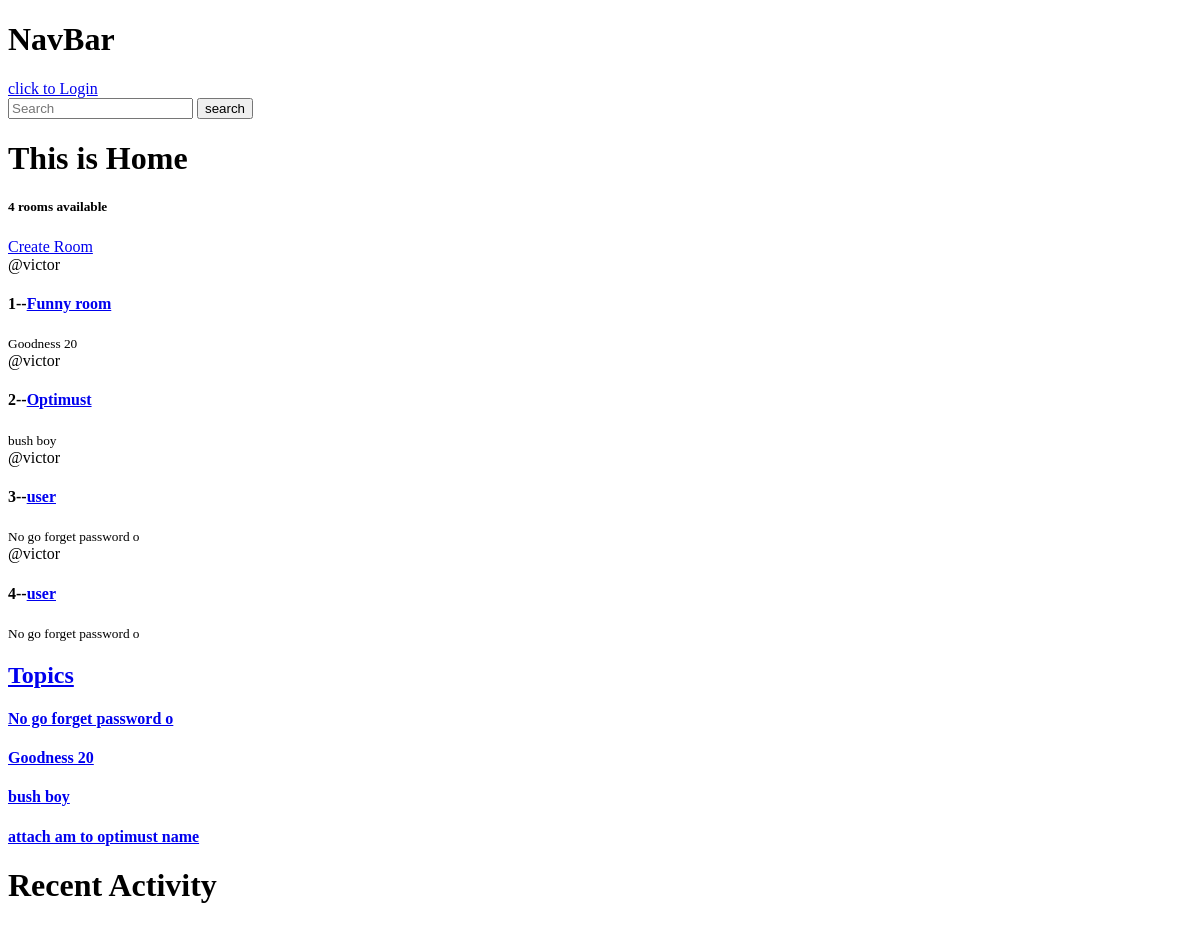
The app's page /, older data.
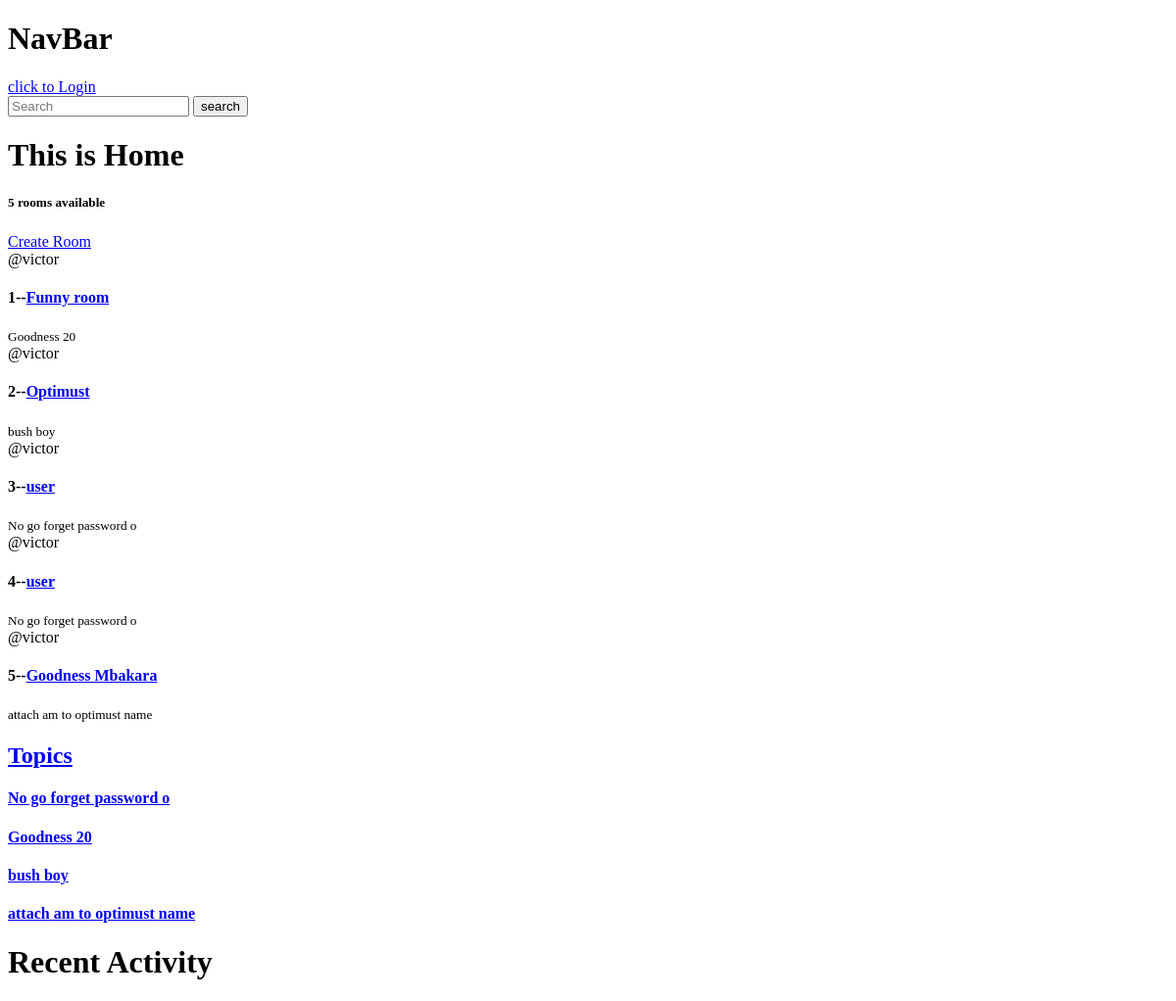
The same page, newer data.
### base/models.py (models this page shows, shortened)
class Room(models.Model):
    host = models.ForeignKey(User,on_delete=models.SET_NULL,null=True)
    topic = models.ForeignKey('Topic',on_delete=models.SET_NULL,null=True)
    name=models.CharField(max_length=20)
    description=models.TextField(null=True,blank=True)
    updatedtime=models.DateTimeField(auto_now=True)
    createdtime=models.DateTimeField(auto_now=True)

class Topic(models.Model):
    name=models.CharField(max_length=200)
    def __str__(self):
        return self.name

### base/views.py (the view)
# urls.py: 2. Add a URL to urlpatterns:  path('', views.home, name='home')
def home(request):
    q = request.GET.get("q") if request.GET.get("q") is not None else ''
    rooms = Room.objects.filter(Q(name__icontains=q) | Q(topic__name=q) | Q(host__username__icontains=q))
    topics = Topic.objects.all()
    room_count = rooms.count()
    context = {"room": rooms, "topic": topics, "count": room_count}
    return render(request, 'base/index.html', context)

### base/templates/base/index.html (shortened to what this page needs)
{% extends 'base/main.html' %}
{% block content %}
<h1>
    This is Home
</h1>
<h5>
    {{count}} rooms available
</h5>
<a href="{% url 'create-room' %}">Create Room</a>
<div>
    {% for room in room %}
    <div>
        <span>@{{room.host.username}}</span>
        <h4>
            {{ room.id }}--<a href="{% url 'room' room.id %}">{{ room.name }}</a>
        </h4>
        <small>{{room.topic}}</small>
    </div>
    {% endfor %}
    <h2><a href="{% url 'home' %}">Topics</a></h2>
    <div>
        {% for topic in topic %}
        <h4>
            <a href="{% url 'home' %}?q={{topic.name}} ">{{ topic }}</a>
        </h4>
        {% endfor %}
    </div>
    <div>
        <h1>
            Recent Activity
        </h1>
    </div>
</div>
{% endblock content %}

Row changes from the older to the newer data that the page shows:
added Room: host.username "victor", id "5", name "Goodness Mbakara", topic "attach am to optimust name"
Text that changed along with them:
{{ count }}: "4" → "5"
